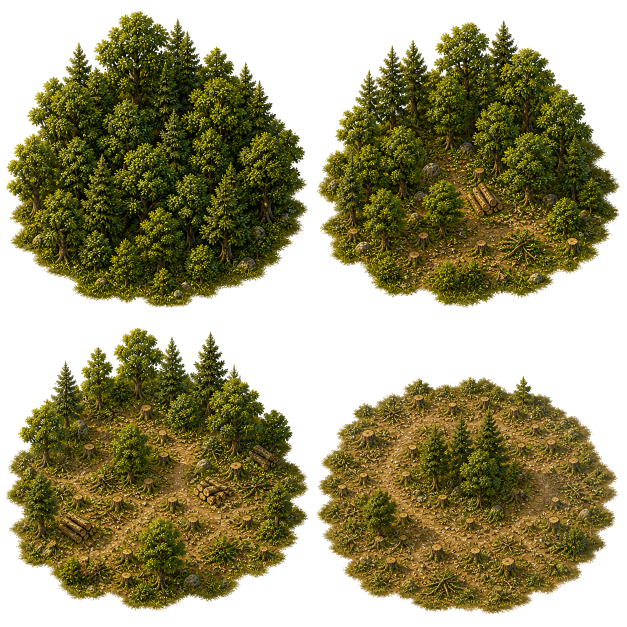
#> input picture games/crownforge/assets/crownforge-ancient-forest-depletion-v1.png, 1254 x 1254 px, given in place of painted-death-se-v1.png, which was not available (shown at 1/2 size)
$ python measure-bear-death.py
#> lines starting #> are read from the running program, lines starting #| are printed output that depends on the picture; after the words box and inside, x2 and y2 are one past the last pixel; in counts of white or black regions, pixels touching at a corner belong together; pictures that were not available may be replaced by others from this repository, and a replacement may not be noted
"""Measure generated alpha cutouts; writes frame metadata, never raster pixels."""
from pathlib import Path
from collections import deque
import json
import numpy as np
from PIL import Image
root=Path(__file__).resolve().parents[1]
out={}
for view in ['se','ne']:
    version='v3' if view=='ne' else 'v1'
    path=root/'assets'/('painted-death-'+view+'-'+version+'.png')
    im=Image.open(path);assert im.mode=='RGBA'
#> further down, im is the input picture: PIL image 1254x1254 RGBA; mean R, G, B, A 154.1, 148.8, 114.4, 153.7
    a=np.asarray(im)[:,:,3];mask=a>32;h,w=mask.shape;pieces=[]
#> after `a = np.asarray(im)[:, :, 3]`:
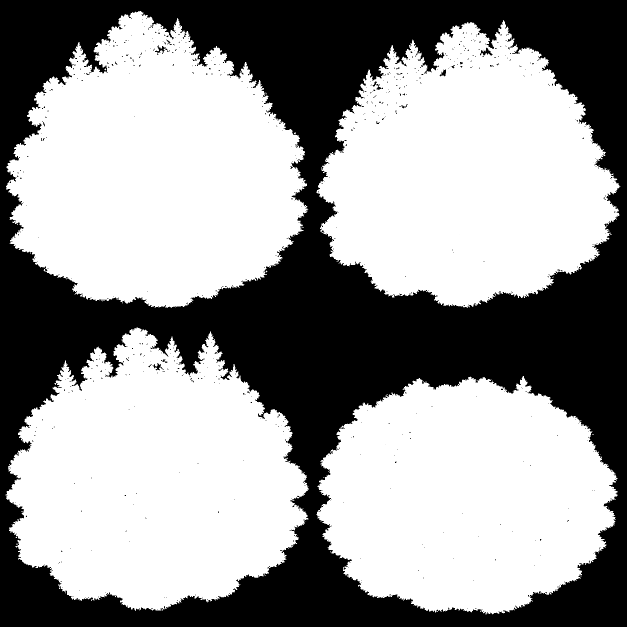
#> a: shape (1254, 1254) (shown at 1/2 size); min 0, max 255, mean 153.7
#> after `mask = a > 32`: mask: shape (1254, 1254) bool; 60.3% white; 689 black regions (678 under 20 px), largest, box (x1, y1, x2, y2) and area: (0, 0, 1254, 1254) 621615, (960, 96, 985, 111) 167, (310, 91, 332, 110) 133
#> after `h, w = mask.shape`: h = 1254; w = 1254
    for y,x in zip(*np.where(mask)):
        if not mask[y,x]:continue
        q=deque([(int(y),int(x))]);mask[y,x]=False;rows={};count=0
        while q:
            yy,xx=q.pop();count+=1
            span=rows.setdefault(yy,[xx,xx]);span[0]=min(span[0],xx);span[1]=max(span[1],xx)
            for y2,x2 in [(yy-1,xx),(yy+1,xx),(yy,xx-1),(yy,xx+1)]:
                if 0<=y2<h and 0<=x2<w and mask[y2,x2]:mask[y2,x2]=False;q.append((y2,x2))
        if count>5000:pieces.append(rows)
#> this loop made 948208 passes
#> (y, x) on passes 2 to 4: (22, 278), (22, 280), (22, 281)
#> mask: shape (1254, 1254) bool; every value is 0
#> after the loop, pieces = 4 items
    pieces.sort(key=lambda rows:min(rows));assert len(pieces)==4
    frames=[]
    for rows in pieces:
        x=max(0,min(v[0] for v in rows.values())-2);y=max(0,min(rows)-2)
        right=min(w,max(v[1] for v in rows.values())+3);bottom=min(h,max(rows)+3)
        clip=[]
        for yy in range(y,bottom):
            near=[rows[t] for t in range(yy-1,yy+2) if t in rows]
            if not near:continue
            left=max(x,min(v[0] for v in near)-1);end=min(right,max(v[1] for v in near)+2)
            if clip and clip[-1][0]==left-x and clip[-1][2]==end-left and clip[-1][1]+clip[-1][3]==yy-y:clip[-1][3]+=1
            else:clip.append([left-x,yy-y,end-left,1])
        frames.append({'rect':[x,y,right-x,bottom-y],'pivot':[(right-x)/2,bottom-y-7],'clip':clip})
#> this loop made 4 passes
#> (x, y, right, bottom) on passes 1 to 4: (10, 20, 619, 618), (631, 38, 1243, 618), (9, 653, 620, 1224), (631, 750, 1237, 1231)
#> after the loop, frames = 4 items
    out[view]={'src':'./assets/'+path.name,'scaleBase':round(frames[0]['rect'][2]*({'se':323.229/313,'ne':367.592/280}[view]),3),'frames':frames}
    print(view,[f['rect'] for f in frames],out[view]['scaleBase'])
#| se [[10, 20, 609, 598], [631, 38, 612, 580], [9, 653, 611, 571], [631, 750, 606, 481]] 628.902
#> pass 2 of the loop `for view in ['se','ne']:`:
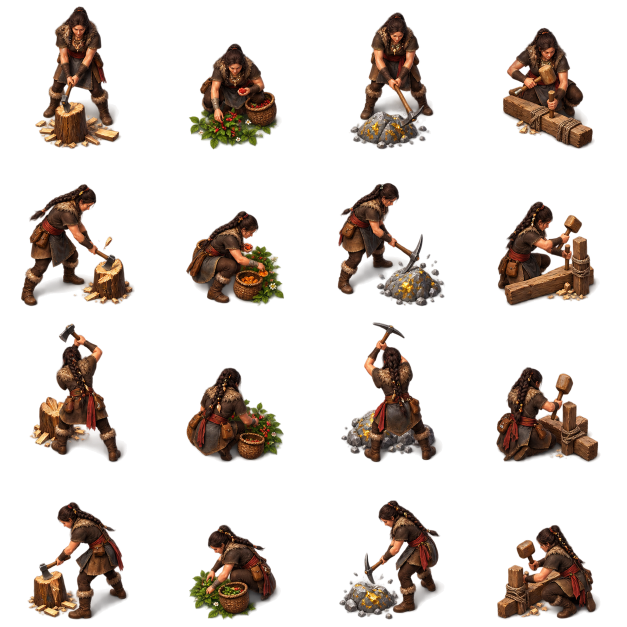
#> input picture games/crownforge/assets/crownforge-ashen-forager-work-v1.png, 1254 x 1254 px, given in place of painted-death-ne-v3.png, which was not available (shown at 1/2 size)
#> im is the input picture: PIL image 1254x1254 RGBA; mean R, G, B, A 23.8, 15.6, 10.1, 57.5
#> `a = np.asarray(im)[:, :, 3]`:
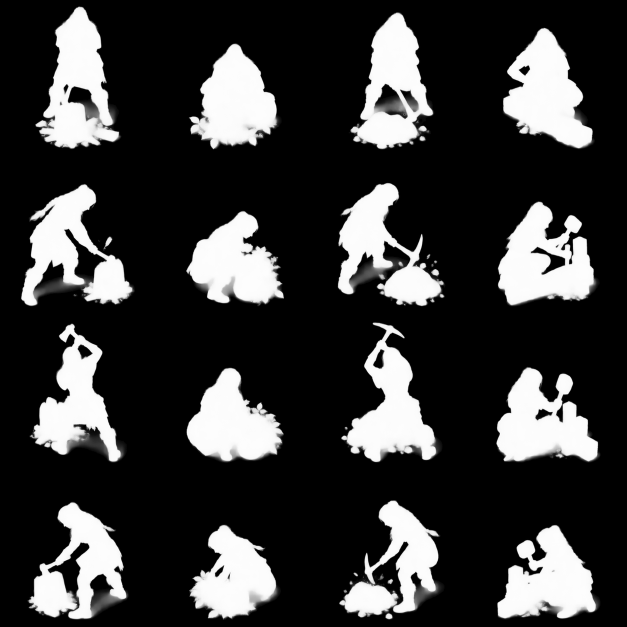
#> a: shape (1254, 1254) (shown at 1/2 size); min 0, max 255, mean 57.5
#> `mask = a > 32`:
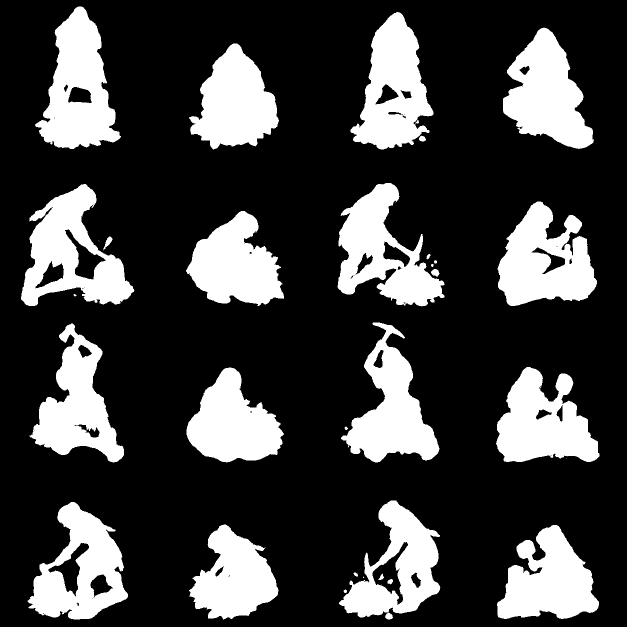
#> mask: shape (1254, 1254) bool (shown at 1/2 size); 24.8% white; 33 white regions (4 under 20 px), largest, box (x1, y1, x2, y2) and area: (70, 13, 242, 298) 27151, (42, 368, 269, 612) 26418, (995, 403, 1194, 612) 26031
#> the loop `for y,x in zip(*np.where(mask)):` made 389381 passes
#> (y, x) on passes 2 to 4: (13, 157), (13, 158), (13, 159)
#> after the loop `for y,x in zip(*np.where(mask)):`: pieces = 16 items
#> (the run stopped early here; a loop or call above may not have finished)
